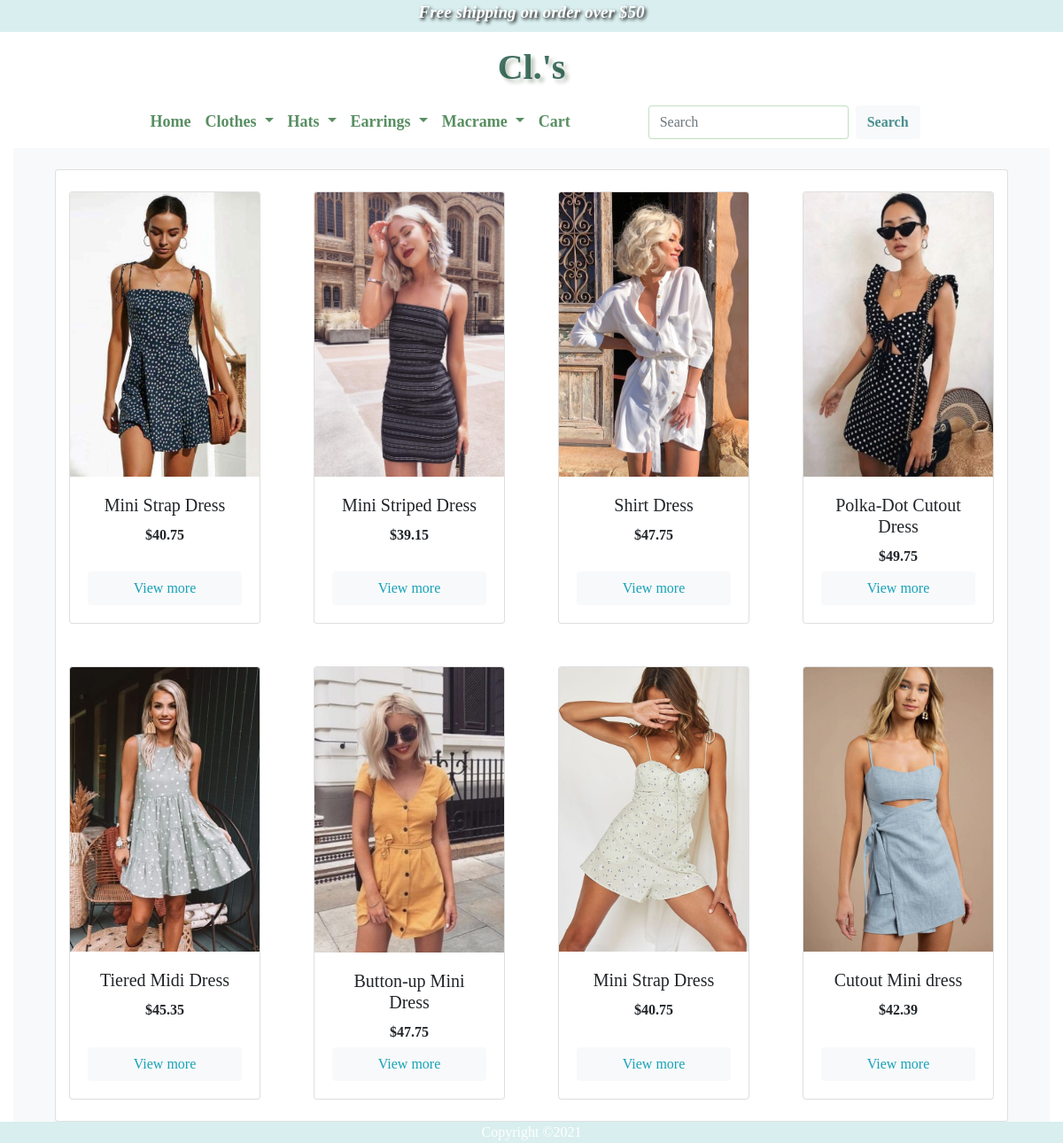
Screenshot of /category/3/ with the database file from the repository.
### Cls/models.py (models this page shows, shortened)
class Product(db.Model):
        __tablename__='products'
        id=db.Column(db.Integer, primary_key=True)
        name=db.Column(db.String(64), nullable=False)
        clothes_category_id=db.Column(db.Integer, db.ForeignKey('clothes.id'))
        price=db.Column(db.Float, nullable=False)
        main_image=db.Column(db.String(64),nullable=False)
        img1=db.Column(db.String(64))
        img2=db.Column(db.String(64))
        description=db.Column(db.String(500),nullable=False)
        note1=db.Column(db.String(500))
        note2=db.Column(db.String(500))
        note3=db.Column(db.String(500))

### Cls/views.py (the view)
@bp.route('/category/<int:categoryid>/')#just the address name
def items(categoryid):# self deined name
    category_name = Clothes_category.query.all()#for getting the category name
    products_cate=Product.query.filter(Product.clothes_category_id == categoryid)
    return render_template('items.html', c = category_name, p=products_cate)#c and p refer to the tags in items pages

### Cls/templates/items.html (shortened to what this page needs)
{% extends 'base.html'%}
{%block button %}
<li class="nav-item">
    <a class="nav-link" href="{{url_for('main.home')}}">Home</a>
</li>
{%endblock button %}
{%block main%}
<section id="clothes">
    <div class="Clothes py-4 bg-light">
        <div id="clothes" class="container-fluid px-4">
            <div class="row mx-2">
                <div class="col-md-12">
                    <div class="card-deck">
                        <div class="card">
                            {%for row in p | batch(4)%}
                            <div class="row  py-4">
                                {%for product in row%}
                                <div class="col-sm-6 col-md-3">
                                    <div class="card  h-100 ">
                                        <img class="card-img-top"
                                            src="{{url_for('static',filename='img/'+product.main_image)}}" alt="image">
                                        <div class="card-body text-center d-flex flex-column">
                                            <h5 class="card-title">{{product.name}}</h5>
                                            <h6 class="product-price" style="font-weight: bold;">
                                                </i>{{"$%.2f"|format(product.price)}}</h6>
                                            <a href="{{url_for('main.details', detailid=product.id)}}"
                                                class="btn btn-light text-info mt-auto ">View more</a>
                                        </div>
                                    </div>
                                </div>
                                {%endfor%}
                            </div>
                            {%endfor%}
                        </div>
                    </div>
                </div>
            </div>
        </div>
</section>
{%endblock main%}

### Cls/static/CSS/style.css (style rules this page uses)
html { overflow-y: scroll; }
#navigation a { color:rgba(13, 90, 26, 0.685); font-size: 18px; font-weight: bold; }

### rows the page displays
Product: main_image (picture), name "Mini Strap Dress", price "$40.75"
Product: main_image (picture), name "Mini Striped Dress", price "$39.15"
Product: main_image (picture), name "Shirt Dress", price "$47.75"
Product: main_image (picture), name "Polka-Dot Cutout Dress", price "$49.75"
Product: main_image (picture), name "Tiered Midi Dress", price "$45.35"
Product: main_image (picture), name "Button-up Mini Dress", price "$47.75"
Product: main_image (picture), name "Mini Strap Dress", price "$40.75"
Product: main_image (picture), name "Cutout Mini dress", price "$42.39"
